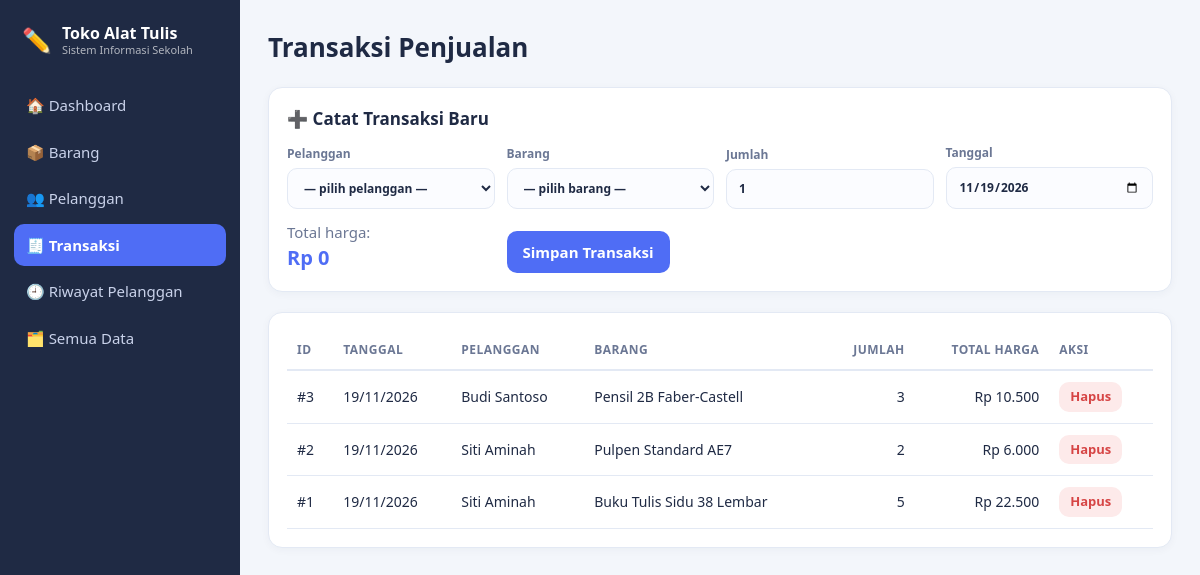
Page /transaksi.php on the committed database.
### tables this page shows
CREATE TABLE transaksi (
  id_transaksi      INT AUTO_INCREMENT PRIMARY KEY,
  id_barang         INT NOT NULL,
  id_pelanggan      INT NOT NULL,
  tanggal_transaksi DATE NOT NULL,
  jumlah_barang     INT NOT NULL,
  total_harga       INT NOT NULL,
  CONSTRAINT fk_transaksi_barang
    FOREIGN KEY (id_barang) REFERENCES barang(id_barang)
    ON DELETE RESTRICT ON UPDATE CASCADE,
  CONSTRAINT fk_transaksi_pelanggan
    FOREIGN KEY (id_pelanggan) REFERENCES pelanggan(id_pelanggan)
    ON DELETE RESTRICT ON UPDATE CASCADE
);

CREATE TABLE pelanggan (
  id_pelanggan   INT AUTO_INCREMENT PRIMARY KEY,
  nama_pelanggan VARCHAR(100) NOT NULL,
  kelas          VARCHAR(20),
  no_hp          VARCHAR(20),
  alamat         VARCHAR(200)
);

CREATE TABLE barang (
  id_barang   INT AUTO_INCREMENT PRIMARY KEY,
  nama_barang VARCHAR(100) NOT NULL,
  kategori    VARCHAR(50)  NOT NULL,
  harga       INT NOT NULL,
  stok        INT NOT NULL DEFAULT 0
);

### koneksi.php (called while the page is built, shortened)
<?php
function e($s) { return htmlspecialchars((string)$s, ENT_QUOTES, 'UTF-8'); }
function rp($n) { return 'Rp ' . number_format((int)$n, 0, ',', '.'); }
function tgl($d) { return date('d/m/Y', strtotime($d)); }

### transaksi.php (the view, shortened to what this page needs)
<?php
require 'koneksi.php'; require 'layout.php';
$pelanggan = $pdo->query("SELECT id_pelanggan, nama_pelanggan, kelas FROM pelanggan ORDER BY nama_pelanggan")->fetchAll();
$barang    = $pdo->query("SELECT id_barang, nama_barang, harga, stok FROM barang WHERE stok > 0 ORDER BY nama_barang")->fetchAll();
$data = $pdo->query("
  SELECT t.id_transaksi, t.tanggal_transaksi, p.nama_pelanggan, b.nama_barang, t.jumlah_barang, t.total_harga
  FROM transaksi t
  JOIN pelanggan p ON p.id_pelanggan = t.id_pelanggan
  JOIN barang b    ON b.id_barang    = t.id_barang
  ORDER BY t.id_transaksi DESC")->fetchAll();
?>
<div class="card">
  <h2>➕ Catat Transaksi Baru</h2>
  <form method="post" class="grid">
    <label>Pelanggan
      <select name="id_pelanggan" required><option value="">— pilih pelanggan —</option>
      <?php foreach ($pelanggan as $p): ?>
        <option value="<?= $p['id_pelanggan'] ?>"><?= e($p['nama_pelanggan']) ?> (<?= e($p['kelas']) ?>)</option>
      <?php endforeach; ?></select></label>
    <label>Barang
      <select name="id_barang" id="barang" required><option value="" data-harga="0">— pilih barang —</option>
      <?php foreach ($barang as $b): ?>
        <option value="<?= $b['id_barang'] ?>" data-harga="<?= $b['harga'] ?>"><?= e($b['nama_barang']) ?> — <?= rp($b['harga']) ?> (stok <?= $b['stok'] ?>)</option>
      <?php endforeach; ?></select></label>
    <label>Jumlah <input type="number" name="jumlah_barang" id="jumlah" min="1" value="1" required></label>
    <label>Tanggal <input type="date" name="tanggal_transaksi" value="<?= date('Y-m-d') ?>" required></label>
    <div><span class="muted">Total harga:</span> <div class="total" id="total">Rp 0</div></div>
    <div><button>Simpan Transaksi</button></div>
  </form>
</div>
<div class="card wrap">
  <table>
    <tr><th>ID</th><th>Tanggal</th><th>Pelanggan</th><th>Barang</th><th class="r">Jumlah</th><th class="r">Total Harga</th><th>Aksi</th></tr>
    <?php foreach ($data as $r): ?>
    <tr><td>#<?= $r['id_transaksi'] ?></td><td><?= tgl($r['tanggal_transaksi']) ?></td>
      <td><?= e($r['nama_pelanggan']) ?></td><td><?= e($r['nama_barang']) ?></td>
      <td class="r"><?= $r['jumlah_barang'] ?></td><td class="r"><?= rp($r['total_harga']) ?></td>
      <td><form method="post" onsubmit="return confirm('Hapus transaksi ini? Stok akan dikembalikan.')">
        <button class="btn sm d" name="hapus" value="<?= $r['id_transaksi'] ?>">Hapus</button></form></td></tr>
    <?php endforeach; if (!$data) echo '<tr><td colspan="7" class="muted">Belum ada transaksi.</td></tr>'; ?>
  </table>
</div>

### assets/style.css (style rules this page uses)
:root { --bg:#f3f6fb;--card:#fff;--tx:#1f2a44;--mut:#6b7794;--bd:#e3e9f4;--pri:#4f6df5;--pri2:#eaeefe;--ok:#1f9d6b;--warn:#e08a00;--dg:#d64545 }
* { box-sizing:border-box }
body { margin:0; background:var(--bg); color:var(--tx); font:15px/1.5 "Segoe UI",system-ui,-apple-system,sans-serif; display:flex;min-height:100vh; }
h2 { font-size:17px;margin:0 0 12px }
.card { background:var(--card);border:1px solid var(--bd);border-radius:14px;padding:18px;margin-bottom:20px;box-shadow:0 2px 8px rgba(31,42,68,.04) }
form.grid { display:grid;grid-template-columns:repeat(auto-fit,minmax(180px,1fr));gap:12px;align-items:end }
label { display:flex;flex-direction:column;font-size:12px;font-weight:600;color:var(--mut);gap:5px }
input,select { font:inherit;padding:10px 12px;border:1px solid var(--bd);border-radius:10px;background:#fbfcff;color:var(--tx);width:100% }
.btn,button { background:var(--pri);color:#fff;border:0;padding:10px 16px;border-radius:10px;cursor:pointer;font:inherit;font-weight:600;text-decoration:none;display:inline-block }
.btn.sm { padding:5px 11px;font-size:13px;background:var(--pri2);color:var(--pri) }
.btn.sm.d { background:#fdeaea;color:var(--dg) }
.wrap { overflow-x:auto }
table { width:100%;border-collapse:collapse;font-size:14px }
th { text-align:left;color:var(--mut);font-size:12px;text-transform:uppercase;letter-spacing:.04em;padding:10px;border-bottom:2px solid var(--bd);white-space:nowrap }
td { padding:11px 10px;border-bottom:1px solid var(--bd);white-space:nowrap }
.r { text-align:right }
.total { font-size:20px;font-weight:700;color:var(--pri) }
.muted { color:var(--mut) }

### rows in the picture
transaksi: id_transaksi "3", tanggal_transaksi "19/11/2026", id_pelanggan.nama_pelanggan "Budi Santoso", id_barang.nama_barang "Pensil 2B Faber-Castell", jumlah_barang "3", total_harga "Rp 10.500"
transaksi: id_transaksi "2", tanggal_transaksi "19/11/2026", id_pelanggan.nama_pelanggan "Siti Aminah", id_barang.nama_barang "Pulpen Standard AE7", jumlah_barang "2", total_harga "Rp 6.000"
transaksi: id_transaksi "1", tanggal_transaksi "19/11/2026", id_pelanggan.nama_pelanggan "Siti Aminah", id_barang.nama_barang "Buku Tulis Sidu 38 Lembar", jumlah_barang "5", total_harga "Rp 22.500"

### other values in the picture
$ikon "🏠"
$nama "Dashboard"
$ikon "📦"
$nama "Barang"
$ikon "👥"
$nama "Pelanggan"
$ikon "🧾"
$nama "Transaksi"
$ikon "🕘"
$nama "Riwayat Pelanggan"
$ikon "🗂️"
$nama "Semua Data"
$judul "Transaksi Penjualan"
